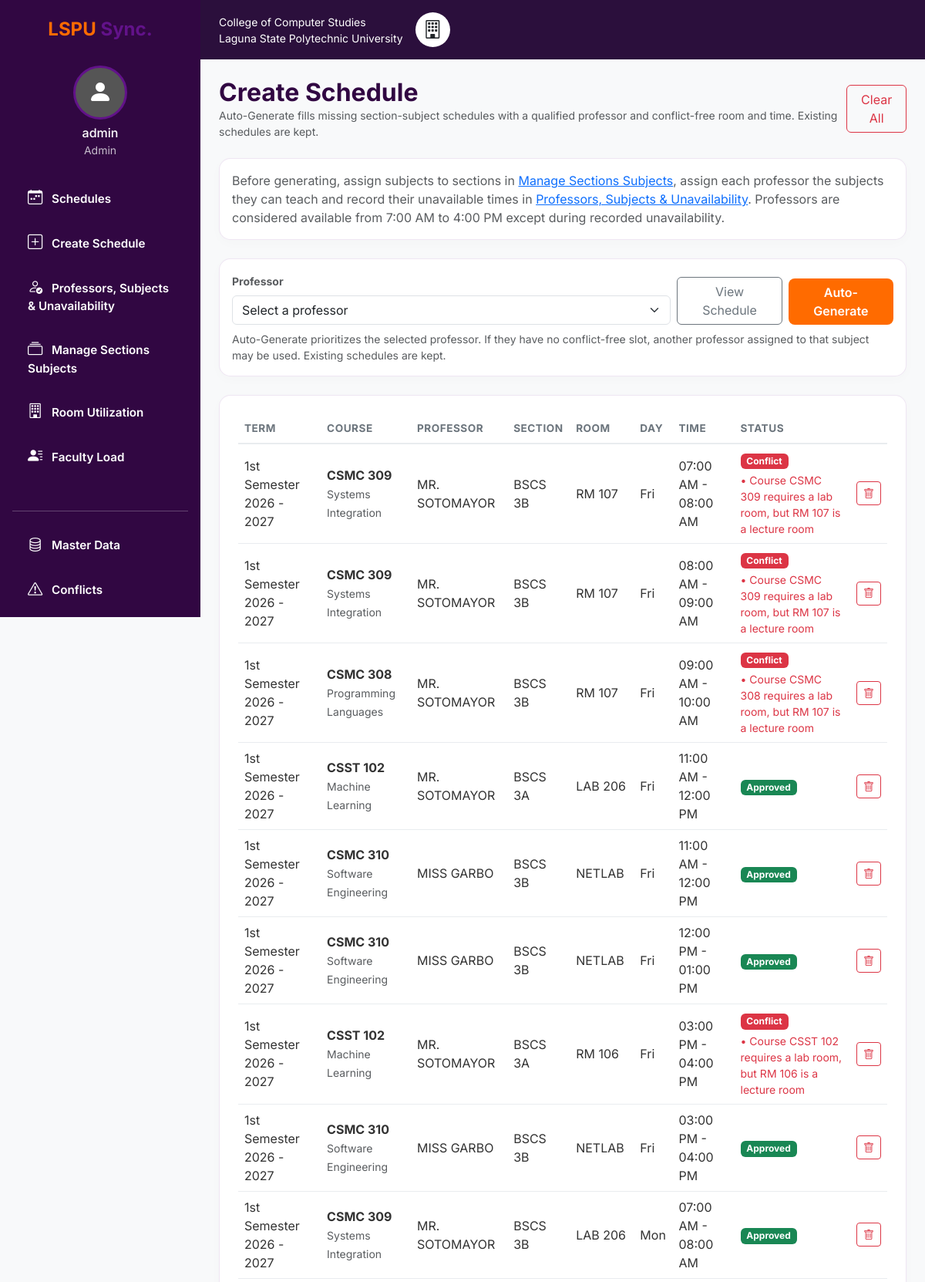
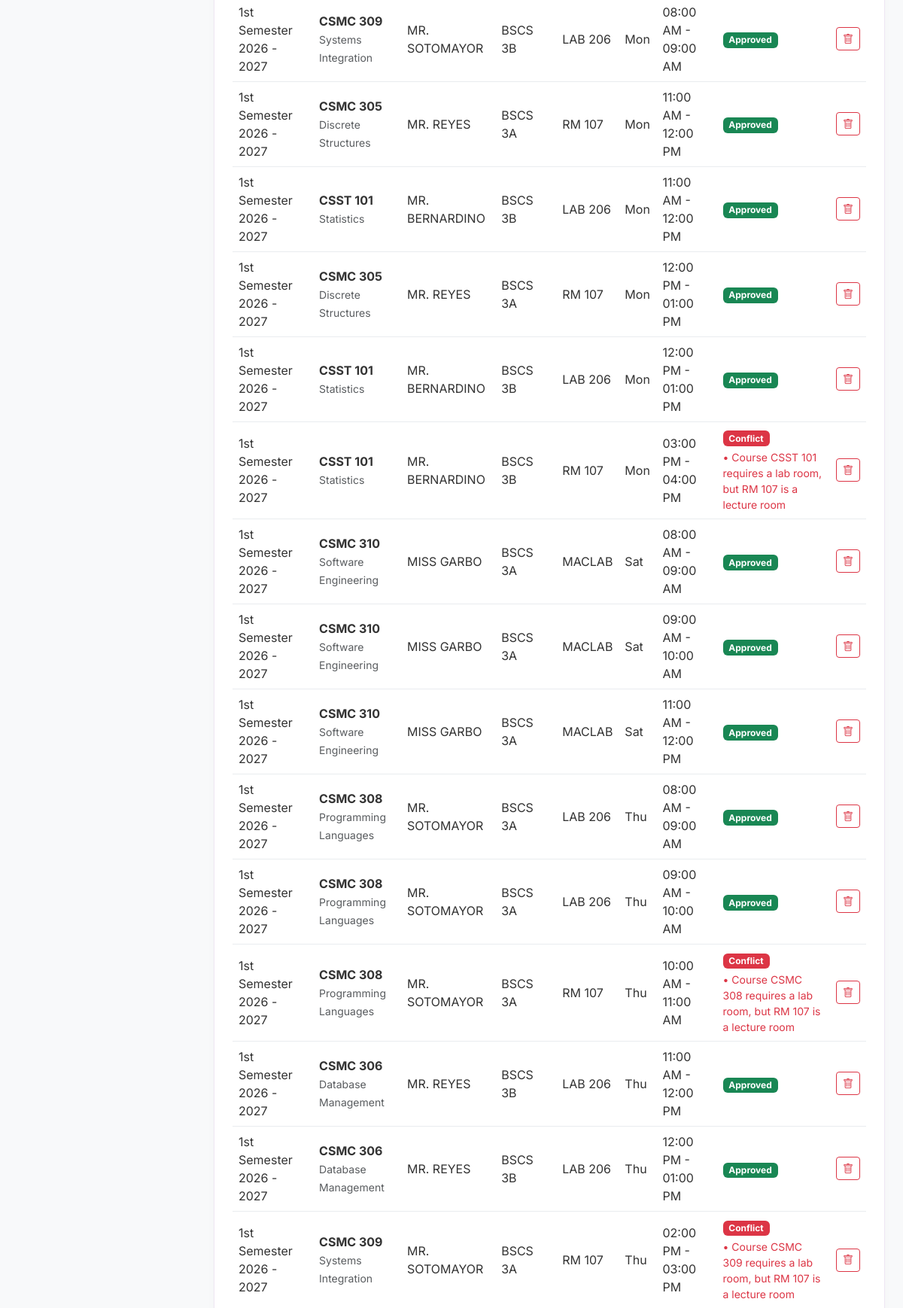
The app's page /schedules (signed in, upper part) with its own data (2 pictures, top to bottom).
### app.py (models this page shows)
class User(UserMixin, db.Model):
    id = db.Column(db.Integer, primary_key=True)
    username = db.Column(db.String(80), unique=True, nullable=False)
    password_hash = db.Column(db.String(200), nullable=False)
    role = db.Column(db.String(20), default='Instructor')

class Schedule(db.Model):
    id = db.Column(db.Integer, primary_key=True)
    term_id = db.Column(db.Integer, db.ForeignKey('term.id'), nullable=False)
    course_id = db.Column(db.Integer, db.ForeignKey('course.id'), nullable=False)
    faculty_id = db.Column(db.Integer, db.ForeignKey('faculty.id'), nullable=False)
    section_id = db.Column(db.Integer, db.ForeignKey('section.id'), nullable=False)
    room_id = db.Column(db.Integer, db.ForeignKey('room.id'), nullable=True)
    day = db.Column(db.String(3), nullable=True)
    start_time = db.Column(db.Time, nullable=True)
    end_time = db.Column(db.Time, nullable=True)
    @property
    def is_pending(self):
        return (
            self.room_id is None
            or self.day is None
            or self.start_time is None
            or self.end_time is None
        )

class Term(db.Model):
    id = db.Column(db.Integer, primary_key=True)
    name = db.Column(db.String(80), unique=True, nullable=False)
    schedules = db.relationship('Schedule', backref='term', lazy=True)

class Course(db.Model):
    id = db.Column(db.Integer, primary_key=True)
    code = db.Column(db.String(20), unique=True, nullable=False)
    title = db.Column(db.String(120), nullable=False)
    units = db.Column(db.Integer, default=3)
    room_type = db.Column(db.String(20), default='lecture')
    schedules = db.relationship('Schedule', backref='course', lazy=True)
    professors = db.relationship('Faculty', secondary=faculty_subjects, back_populates='subjects')
    section_subjects = db.relationship('SectionSubject', back_populates='course', cascade='all, delete-orphan')

class Faculty(db.Model):
    id = db.Column(db.Integer, primary_key=True)
    name = db.Column(db.String(100), nullable=False)
    department = db.Column(db.String(80))
    schedules = db.relationship('Schedule', backref='faculty', lazy=True)
    availabilities = db.relationship('Availability', backref='faculty', lazy=True)
    unavailabilities = db.relationship('Unavailability', backref='faculty', lazy=True)
    subjects = db.relationship('Course', secondary=faculty_subjects, back_populates='professors')

class Section(db.Model):
    id = db.Column(db.Integer, primary_key=True)
    name = db.Column(db.String(50), unique=True, nullable=False)
    program = db.Column(db.String(50))
    size = db.Column(db.Integer, default=30)
    schedules = db.relationship('Schedule', backref='section', lazy=True)
    section_subjects = db.relationship('SectionSubject', back_populates='section', cascade='all, delete-orphan')

class Room(db.Model):
    id = db.Column(db.Integer, primary_key=True)
    code = db.Column(db.String(20), unique=True, nullable=False)
    capacity = db.Column(db.Integer, default=30)
    room_type = db.Column(db.String(20), default='lecture')
    schedules = db.relationship('Schedule', backref='room', lazy=True)
    availabilities = db.relationship('Availability', backref='room', lazy=True)

### app.py (the view)
@app.route('/schedules')
@admin_required
def schedules():
    all_scheds = Schedule.query.order_by(Schedule.day, Schedule.start_time).all()
    faculty = Faculty.query.order_by(Faculty.name).all()
    selected_faculty_id = request.args.get('faculty_id', type=int)
    selected_faculty = next(
        (professor for professor in faculty if professor.id == selected_faculty_id),
        None,
    )
    displayed_schedules = (
        [schedule for schedule in all_scheds if schedule.faculty_id == selected_faculty.id]
        if selected_faculty else all_scheds
    )
    statuses = {}
    for s in all_scheds:
        if s.is_pending: statuses[s.id] = ('pending', []); continue
        new = {'term_id': s.term_id, 'day': s.day, 'start_time': s.start_time, 'end_time': s.end_time, 'room_id': s.room_id, 'faculty_id': s.faculty_id, 'section_id': s.section_id, 'course_id': s.course_id}
        msgs = check_schedule_conflicts(new, all_scheds, exclude_id=s.id) + check_room_suitability(s.room, s.section, s.course)
        statuses[s.id] = ('ok' if not msgs else 'conflict', msgs)
    return render_template(
        'schedules.html', schedules=displayed_schedules, statuses=statuses,
        terms=Term.query.all(), courses=Course.query.order_by(Course.code).all(),
        faculty=faculty, sections=Section.query.order_by(Section.name).all(),
        selected_faculty_id=selected_faculty.id if selected_faculty else None,
        selected_faculty=selected_faculty,
    )

### app.py (called while the page is built)
def admin_required(view):
    @wraps(view)
    @login_required
    def wrapped_view(*args, **kwargs):
        if current_user.role != 'Admin':
            abort(403)
        return view(*args, **kwargs)
    return wrapped_view

@login_manager.user_loader
def load_user(user_id):
    return User.query.get(int(user_id))

def overlaps(s1, e1, s2, e2):
    return s1 < e2 and e1 > s2

def check_room_suitability(room, section, course):
    problems = []
    if room.capacity < section.size:
        problems.append(f"Room {room.code} capacity ({room.capacity}) is smaller than section {section.name} ({section.size})")
    if room.room_type != course.room_type:
        problems.append(f"Course {course.code} requires a {course.room_type} room, but {room.code} is a {room.room_type} room")
    return problems

### templates/schedules.html (shortened to what this page needs)
{% extends 'base.html' %}
{% block content %}
<div class="d-flex justify-content-between align-items-center mb-4">
    <div>
        <h2 class="fw-bold mb-0" style="color: #310742;">Create Schedule</h2>
        <p class="text-muted small mb-0">Auto-Generate fills missing section-subject schedules with a qualified professor and conflict-free room and time. Existing schedules are kept.</p>
    </div>
    <div>
        <form method="POST" action="{{ url_for('clear_schedules') }}" class="d-inline" onsubmit="return confirm('Clear ALL schedules?')">
<input type="hidden" name="csrf_token" value="{{ csrf_token() }}"><button class="btn btn-outline-danger">Clear All</button></form>
    </div>
</div>
<div class="card custom-card p-3 mb-4">
    <span class="text-muted">
        Before generating, assign subjects to sections in <a href="{{ url_for('manage_sections') }}">Manage Sections Subjects</a>,
        assign each professor the subjects they can teach and record their unavailable times in
        <a href="{{ url_for('availability') }}">Professors, Subjects &amp; Unavailability</a>.
        Professors are considered available from 7:00 AM to 4:00 PM except during recorded unavailability.
    </span>
</div>
<div class="card custom-card p-3 mb-4">
    <form method="GET" action="{{ url_for('schedules') }}" class="row g-2 align-items-end">
        <div class="col-md-8">
            <label for="schedule-professor" class="form-label small fw-bold text-muted">Professor</label>
            <select id="schedule-professor" name="faculty_id" class="form-select" required>
                <option value="">Select a professor</option>
            </select>
        </div>
        <div class="col-md-2">
            <button type="submit" class="btn btn-outline-secondary w-100">View Schedule</button>
        </div>
        <div class="col-md-2">
            <button type="submit" formmethod="POST" formaction="{{ url_for('generate') }}" class="btn btn-orange w-100">Auto-Generate</button>
        </div>
    </form>
    <small class="text-muted mt-2">Auto-Generate prioritizes the selected professor. If they have no conflict-free slot, another professor assigned to that subject may be used. Existing schedules are kept.</small>
</div>
<div class="card custom-card p-4">
    <div class="table-responsive">
        <table class="table custom-table align-middle">
            <thead><tr><th>Term</th><th>Course</th><th>Professor</th><th>Section</th><th>Room</th><th>Day</th><th>Time</th><th>Status</th><th></th></tr></thead>
            <tbody>
            {% for s in schedules %}
                {% set status, messages = statuses[s.id] %}
                <tr>
                    <td>{{ s.term.name }}</td>
                    <td><strong>{{ s.course.code }}</strong><br><small class="text-muted">{{ s.course.title }}</small></td>
                    <td>{{ s.faculty.name }}</td>
                    <td>{{ s.section.name }}</td>
                    <td>{% if s.room %}{{ s.room.code }}{% else %}<span class="text-muted">—</span>{% endif %}</td>
                    <td>{{ s.day or '—' }}</td>
                    <td>{% if s.start_time %}{{ s.start_time.strftime('%I:%M %p') }} - {{ s.end_time.strftime('%I:%M %p') }}{% else %}—{% endif %}</td>
                    <td>
                        {% if status == 'conflict' %}<span class="badge bg-danger mb-1">Conflict</span><div class="small text-danger">{% for m in messages %}<div>• {{ m }}</div>{% endfor %}</div>
                        {% elif status == 'pending' %}<span class="badge bg-warning text-dark">Pending</span>
                        {% else %}<span class="badge bg-success">Approved</span>{% endif %}
                    </td>
                    <td class="text-end">
                        <form method="POST" action="{{ url_for('delete_schedule', id=s.id) }}" class="d-inline" onsubmit="return confirm('Delete?')">
<input type="hidden" name="csrf_token" value="{{ csrf_token() }}"><button class="btn btn-sm btn-outline-danger"><i class="bi bi-trash"></i></button></form>
                    </td>
                </tr>
            {% else %}
                <tr><td colspan="9" class="text-center text-muted py-4">{% if selected_faculty %}No schedules found for {{ selected_faculty.name }}.{% else %}Assign subjects to sections and professors, then click Auto-Generate.{% endif %}</td></tr>
            {% endfor %}
            </tbody>
        </table>
    </div>
</div>
{% endblock %}

### templates/base.html (shortened to what this page needs)
<!DOCTYPE html>
<html lang="en">
<head>
    <link href="https://cdn.jsdelivr.net/npm/bootstrap@5.3.0/dist/css/bootstrap.min.css" rel="stylesheet">
    <link rel="stylesheet" href="https://cdn.jsdelivr.net/npm/bootstrap-icons@1.10.5/font/bootstrap-icons.css">
    <link rel="stylesheet" href="{{ url_for('static', filename='style.css') }}">
</head>
<body>
{% if current_user.is_authenticated %}
<div class="d-flex app-layout">
    <div class="sidebar p-3 d-flex flex-column">
        <div class="text-center mb-4 mt-2">
            <h4 class="text-white fw-bold"><span class="text-orange">LSPU</span> <span class="text-purple">Sync.</span></h4>
        </div>
        <div class="user-profile text-center mb-4">
            <div class="avatar mx-auto mb-2"><i class="bi bi-person-fill"></i></div>
            <h6 class="text-white mb-0">{{ current_user.username }}</h6>
            <small class="text-light opacity-75">{{ current_user.role }}</small>
        </div>
        <ul class="nav flex-column mb-auto">
            <li class="nav-item"><a class="nav-link text-white" href="{{ url_for('index') }}"><i class="bi bi-calendar-week me-2"></i> Schedules</a></li>
            {% if current_user.role == 'Admin' %}
            <li class="nav-item"><a class="nav-link text-white" href="{{ url_for('schedules') }}"><i class="bi bi-plus-square me-2"></i> Create Schedule</a></li>
            <li class="nav-item"><a class="nav-link text-white" href="{{ url_for('availability') }}"><i class="bi bi-person-check me-2"></i> Professors, Subjects &amp; Unavailability</a></li>
            <li class="nav-item"><a class="nav-link text-white" href="{{ url_for('manage_sections') }}"><i class="bi bi-collection me-2"></i> Manage Sections Subjects</a></li>
            {% endif %}
            <li class="nav-item"><a class="nav-link text-white" href="{{ url_for('reports', report='room-utilization') }}" data-page-link><i class="bi bi-building me-2"></i> Room Utilization</a></li>
            <li class="nav-item"><a class="nav-link text-white" href="{{ url_for('reports', report='faculty-load') }}" data-page-link><i class="bi bi-person-lines-fill me-2"></i> Faculty Load</a></li>
            {% if current_user.role == 'Admin' %}
            <li class="nav-item mt-4"><hr class="text-light opacity-25"></li>
            <li class="nav-item"><a class="nav-link text-white" href="{{ url_for('academic') }}"><i class="bi bi-database me-2"></i> Master Data</a></li>
            {% endif %}
            <li class="nav-item"><a class="nav-link text-white" href="{{ url_for('conflicts') }}"><i class="bi bi-exclamation-triangle me-2"></i> Conflicts</a></li>
        </ul>
    </div>
    <div class="main-content w-100">
        <div class="topbar px-4 py-3 d-flex justify-content-between align-items-center">
            <div class="d-flex align-items-center text-white">
                <span class="me-3 small">College of Computer Studies<br>Laguna State Polytechnic University</span>
                <div class="bg-white rounded-circle p-2" style="width: 45px; height: 45px; display:flex; align-items:center; justify-content:center;">
                    <i class="bi bi-building text-dark fs-4"></i>
                </div>
            </div>
        </div>
        <div class="container-fluid p-4">
            {% block content %}{% endblock %}
        </div>
    </div>
</div>
{% else %}
    {% block auth_content %}{% endblock %}
{% endif %}
</body>
</html>

### static/style.css (style rules this page uses)
body { font-family: 'Inter', sans-serif; background-color: #f8f9fa; overflow-x: hidden; }
.text-orange { color: #ff6b00 !important; }
.text-purple { color: #62128a !important; }
.app-layout { min-height: 100vh; }
.sidebar { width: 260px; background-color: #310742; position: fixed; height: 100vh; z-index: 1000; overflow-y: auto; }
.main-content { margin-left: 260px; background-color: #f8f9fa; min-height: 100vh; }
.topbar { background-color: #2b0f3c; }
.sidebar .nav-link { color: rgba(255,255,255,0.7); padding: 12px 20px; border-radius: 8px; margin-bottom: 5px; transition: 0.3s; font-weight: 600; font-size: 0.95rem; }
.sidebar .nav-link i { font-size: 1.2rem; }
.avatar { width: 70px; height: 70px; background-color: #555; border-radius: 50%; display: flex; align-items: center; justify-content: center; font-size: 2rem; color: #fff; border: 3px solid #62128a; }
.custom-card { background: #fff; border-radius: 15px; border: 1px solid rgba(98, 18, 138, 0.1); box-shadow: 0 4px 15px rgba(0,0,0,0.02); }
.btn-orange { background-color: #ff6b00; color: #fff; border-radius: 8px; font-weight: 600; border: none; }
.custom-table th { font-size: 0.85rem; text-transform: uppercase; letter-spacing: 0.5px; color: #6c757d; font-weight: 700; border-bottom: 2px solid #e9ecef; }
.custom-table td { vertical-align: middle; color: #333; border-bottom: 1px solid #e9ecef; }

### records on screen
User: username "admin", role "Admin"
Schedule: term.name "1st Semester 2026 - 2027", course.code "CSMC 309", course "Systems Integration", faculty.name "MR. SOTOMAYOR", section.name "BSCS 3B", room.code "RM 107", day "Fri", start_time "07:00 AM", end_time "08:00 AM", messages "Course CSMC 309 requires a lab room, but RM 107 is a lecture room"
Schedule: term.name "1st Semester 2026 - 2027", course.code "CSMC 309", course "Systems Integration", faculty.name "MR. SOTOMAYOR", section.name "BSCS 3B", room.code "RM 107", day "Fri", start_time "08:00 AM", end_time "09:00 AM", messages "Course CSMC 309 requires a lab room, but RM 107 is a lecture room"
Schedule: term.name "1st Semester 2026 - 2027", course.code "CSMC 308", course "Programming Languages", faculty.name "MR. SOTOMAYOR", section.name "BSCS 3B", room.code "RM 107", day "Fri", start_time "09:00 AM", end_time "10:00 AM", messages "Course CSMC 308 requires a lab room, but RM 107 is a lecture room"
Schedule: term.name "1st Semester 2026 - 2027", course.code "CSST 102", course "Machine Learning", faculty.name "MR. SOTOMAYOR", section.name "BSCS 3A", room.code "LAB 206", day "Fri", start_time "11:00 AM", end_time "12:00 PM", shows "Approved"
Schedule: term.name "1st Semester 2026 - 2027", course.code "CSMC 310", course "Software Engineering", faculty.name "MISS GARBO", section.name "BSCS 3B", room.code "NETLAB", day "Fri", start_time "11:00 AM", end_time "12:00 PM", shows "Approved"
Schedule: term.name "1st Semester 2026 - 2027", course.code "CSMC 310", course "Software Engineering", faculty.name "MISS GARBO", section.name "BSCS 3B", room.code "NETLAB", day "Fri", start_time "12:00 PM", end_time "01:00 PM", shows "Approved"
Schedule: term.name "1st Semester 2026 - 2027", course.code "CSST 102", course "Machine Learning", faculty.name "MR. SOTOMAYOR", section.name "BSCS 3A", room.code "RM 106", day "Fri", start_time "03:00 PM", end_time "04:00 PM", messages "Course CSST 102 requires a lab room, but RM 106 is a lecture room"
Schedule: term.name "1st Semester 2026 - 2027", course.code "CSMC 310", course "Software Engineering", faculty.name "MISS GARBO", section.name "BSCS 3B", room.code "NETLAB", day "Fri", start_time "03:00 PM", end_time "04:00 PM", shows "Approved"
Schedule: term.name "1st Semester 2026 - 2027", course.code "CSMC 309", course "Systems Integration", faculty.name "MR. SOTOMAYOR", section.name "BSCS 3B", room.code "LAB 206", day "Mon", start_time "07:00 AM", end_time "08:00 AM", shows "Approved"
Schedule: term.name "1st Semester 2026 - 2027", course.code "CSMC 309", course "Systems Integration", faculty.name "MR. SOTOMAYOR", section.name "BSCS 3B", room.code "LAB 206", day "Mon", start_time "08:00 AM", end_time "09:00 AM", shows "Approved"
Schedule: term.name "1st Semester 2026 - 2027", course.code "CSMC 305", course "Discrete Structures", faculty.name "MR. REYES", section.name "BSCS 3A", room.code "RM 107", day "Mon", start_time "11:00 AM", end_time "12:00 PM", shows "Approved"
Schedule: term.name "1st Semester 2026 - 2027", course.code "CSST 101", course "Statistics", faculty.name "MR. BERNARDINO", section.name "BSCS 3B", room.code "LAB 206", day "Mon", start_time "11:00 AM", end_time "12:00 PM", shows "Approved"
Schedule: term.name "1st Semester 2026 - 2027", course.code "CSMC 305", course "Discrete Structures", faculty.name "MR. REYES", section.name "BSCS 3A", room.code "RM 107", day "Mon", start_time "12:00 PM", end_time "01:00 PM", shows "Approved"
Schedule: term.name "1st Semester 2026 - 2027", course.code "CSST 101", course "Statistics", faculty.name "MR. BERNARDINO", section.name "BSCS 3B", room.code "LAB 206", day "Mon", start_time "12:00 PM", end_time "01:00 PM", shows "Approved"
Schedule: term.name "1st Semester 2026 - 2027", course.code "CSST 101", course "Statistics", faculty.name "MR. BERNARDINO", section.name "BSCS 3B", room.code "RM 107", day "Mon", start_time "03:00 PM", end_time "04:00 PM", messages "Course CSST 101 requires a lab room, but RM 107 is a lecture room"
Schedule: term.name "1st Semester 2026 - 2027", course.code "CSMC 310", course "Software Engineering", faculty.name "MISS GARBO", section.name "BSCS 3A", room.code "MACLAB", day "Sat", start_time "08:00 AM", end_time "09:00 AM", shows "Approved"
Schedule: term.name "1st Semester 2026 - 2027", course.code "CSMC 310", course "Software Engineering", faculty.name "MISS GARBO", section.name "BSCS 3A", room.code "MACLAB", day "Sat", start_time "09:00 AM", end_time "10:00 AM", shows "Approved"
Schedule: term.name "1st Semester 2026 - 2027", course.code "CSMC 310", course "Software Engineering", faculty.name "MISS GARBO", section.name "BSCS 3A", room.code "MACLAB", day "Sat", start_time "11:00 AM", end_time "12:00 PM", shows "Approved"
Schedule: term.name "1st Semester 2026 - 2027", course.code "CSMC 308", course "Programming Languages", faculty.name "MR. SOTOMAYOR", section.name "BSCS 3A", room.code "LAB 206", day "Thu", start_time "08:00 AM", end_time "09:00 AM", shows "Approved"
Schedule: term.name "1st Semester 2026 - 2027", course.code "CSMC 308", course "Programming Languages", faculty.name "MR. SOTOMAYOR", section.name "BSCS 3A", room.code "LAB 206", day "Thu", start_time "09:00 AM", end_time "10:00 AM", shows "Approved"
Schedule: term.name "1st Semester 2026 - 2027", course.code "CSMC 308", course "Programming Languages", faculty.name "MR. SOTOMAYOR", section.name "BSCS 3A", room.code "RM 107", day "Thu", start_time "10:00 AM", end_time "11:00 AM", messages "Course CSMC 308 requires a lab room, but RM 107 is a lecture room"
Schedule: term.name "1st Semester 2026 - 2027", course.code "CSMC 306", course "Database Management", faculty.name "MR. REYES", section.name "BSCS 3B", room.code "LAB 206", day "Thu", start_time "11:00 AM", end_time "12:00 PM", shows "Approved"
Schedule: term.name "1st Semester 2026 - 2027", course.code "CSMC 306", course "Database Management", faculty.name "MR. REYES", section.name "BSCS 3B", room.code "LAB 206", day "Thu", start_time "12:00 PM", end_time "01:00 PM", shows "Approved"
Schedule: term.name "1st Semester 2026 - 2027", course.code "CSMC 309", course "Systems Integration", faculty.name "MR. SOTOMAYOR", section.name "BSCS 3A", room.code "RM 107", day "Thu", start_time "02:00 PM", end_time "03:00 PM", messages "Course CSMC 309 requires a lab room, but RM 107 is a lecture room"
